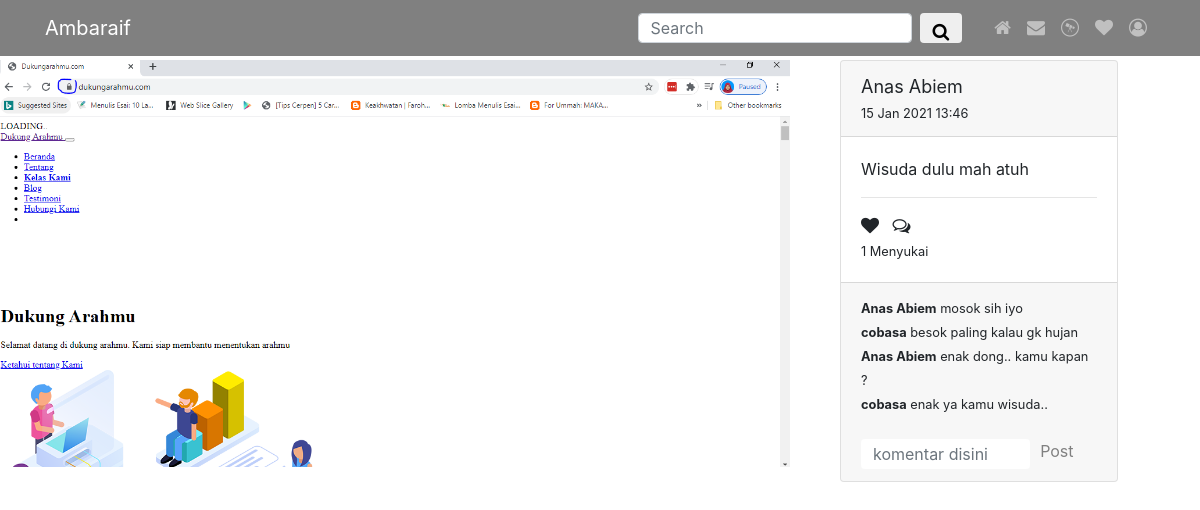
/Detail/posting/35, run on the app's committed database.
### tables this page shows
CREATE TABLE `tread` (
  `id_tread` int(6) NOT NULL,
  `img_tread` text NOT NULL,
  `id_user` int(11) NOT NULL,
  `posting` text NOT NULL,
  `like` int(11) NOT NULL,
  `timestamp` timestamp NOT NULL DEFAULT current_timestamp()
);

CREATE TABLE `user` (
  `id_user` int(6) NOT NULL,
  `nm_user` varchar(60) NOT NULL,
  `email` varchar(60) NOT NULL,
  `username` varchar(20) NOT NULL,
  `password` text NOT NULL,
  `foto_profile` text NOT NULL,
  `tentang` text NOT NULL,
  `phone_number` varchar(13) NOT NULL
);

CREATE TABLE `komentar` (
  `id_komentar` int(6) NOT NULL,
  `id_tread` int(11) NOT NULL,
  `id_user` int(11) NOT NULL,
  `komentar` text NOT NULL,
  `like` int(11) NOT NULL
);

### application/controllers/Detail.php (called while the page is built)
<?php defined('BASEPATH') OR exit('No direct script access allowed');
class Detail extends CI_Controller
{
	public function posting($id)
	{
                $get_data = $this->db->get_where('tread',array('id_tread'=>$id))->row_array();
                $komentar = $this->M_insta->det_komentar($id)->result_array();
                $da = array('kontent'=>$get_data,'komen'=>$komentar);
                $this->load->view('v_detail',$da);
	}
}

### index.php (called while the page is built, shortened)
<?php
require_once BASEPATH.'core/CodeIgniter.php';

### application/models/M_insta.php (called while the page is built, shortened)
<?php
class M_insta extends CI_Model {
  function det_komentar($id){
    $this->db->select( 'user.*,komentar.*');
    $this->db->join('user','komentar.id_user = user.id_user');
    $this->db->where('komentar.id_tread',$id);
    $this->db->order_by('id_komentar','DESC');
    $this->db->from('komentar');
    return $this->db->get();
  }
}

### application/views/v_detail.php (the view, shortened to what this page needs)
<div class="awalan-fluida">
<div class="row">
    <div class="col-md-8 meneng">
        <img src="<?= base_url().$kontent['img_tread'] ?>" class="img-fluid" alt="">
    </div>
    <div class="col-md-3" style="margin-left: 20px;">
        <div class="card ">
            <?php $ambil = $this->db->get_where('user',array('id_user'=>$kontent['id_user']))->row_array(); ?>
            <div class="card-header">
                <span><?= $ambil['nm_user'] ?></span> <br>
                <small><?= date('d M Y H:i',strtotime($kontent['timestamp'])) ?></small>
            </div>
            <div class="card-body">
            <p class="card-text"><?= $kontent['posting'] ?></p>
            <hr>
            <?php $id_user = $this->session->userdata('id_login');
                                    $cek = $this->db->get_where('like',array('id_tread'=>$kontent['id_tread'],'id_user'=>$id_user))->num_rows();
                                ?>
            <small><a><i class="fa fa-heart like-it <?php if($cek > 0){ echo "like";} ?>" idna="<?= $kontent['id_tread'] ?>" style="margin-right: 10px;"> </i></a>
            <a ><i class="fa fa-comments-o comment"></i></a>
                </small><br>
            <small id="jmlike<?= $kontent['id_tread'] ?>"><?= $kontent['like'] ?> Menyukai</small>
            </div>
            <div class="card-footer scroll">
            <?php foreach ($komen as $koment) { ?>
                <div><small> <b> <?= $koment['nm_user'] ?></b></small><small> <?= $koment['komentar'] ?> </small></div>
            <?php } ?>
            <br>
            <div class="row" >
                <div class="col-9">
                    <input type="text" class="form-control isi_komen" id="input<?= $kontent['id_tread'] ?>" placeholder="komentar disini" style="height: 30px; border: none;">
                </div>
                <div class="col-1">
                    <a type="button" idn="<?= $kontent['id_tread'] ?>" class="btn_post" style="margin-left: -20px; color: gray;">Post</a>
                </div>
            </div>
            </div>
        </div>
    </div>
</div>
</div>

### style.css (style rules this page uses)
.awalan-fluida { position: relative; margin-top: 60px; }
.like-it { cursor: pointer; }
.comment { cursor: pointer; }
.btn_post { cursor: pointer; color: seagreen; }
.fa { font-size: 18px; }
.card .card-header span { font-size: 18px; }
.scroll { max-height: 300px; overflow-y: auto; }

### data on the page
tread: img_tread (picture), timestamp "15 Jan 2021 13:46", posting "Wisuda dulu mah atuh", like "1"
user: nm_user "Anas Abiem"
komentar: id_user.nm_user "Anas Abiem", komentar "mosok sih iyo"
komentar: id_user.nm_user "cobasa", komentar "besok paling kalau gk hujan"
komentar: id_user.nm_user "Anas Abiem", komentar "enak dong.. kamu kapan ?"
komentar: id_user.nm_user "cobasa", komentar "enak ya kamu wisuda.."
